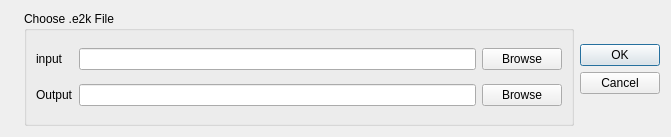
<?xml version="1.0" encoding="UTF-8"?>
<ui version="4.0">
 <class>ExportEtabs</class>
 <widget class="QDialog" name="ExportEtabs">
  <property name="geometry">
   <rect>
    <x>0</x>
    <y>0</y>
    <width>671</width>
    <height>137</height>
   </rect>
  </property>
  <property name="sizePolicy">
   <sizepolicy hsizetype="Fixed" vsizetype="Fixed">
    <horstretch>0</horstretch>
    <verstretch>0</verstretch>
   </sizepolicy>
  </property>
  <property name="font">
   <font>
    <family>Arial</family>
    <pointsize>9</pointsize>
    <weight>50</weight>
    <bold>false</bold>
   </font>
  </property>
  <property name="windowTitle">
   <string>Export to ETABS</string>
  </property>
  <layout class="QHBoxLayout" name="horizontalLayout_2">
   <item>
    <widget class="QLabel" name="label_3">
     <property name="text">
      <string/>
     </property>
    </widget>
   </item>
   <item>
    <widget class="QGroupBox" name="groupBox_2">
     <property name="title">
      <string>Choose .e2k File</string>
     </property>
     <layout class="QHBoxLayout" name="horizontalLayout">
      <item>
       <layout class="QGridLayout" name="gridLayout_4">
        <item row="1" column="2">
         <widget class="QPushButton" name="output_button">
          <property name="text">
           <string>Browse</string>
          </property>
          <property name="iconSize">
           <size>
            <width>256</width>
            <height>256</height>
           </size>
          </property>
         </widget>
        </item>
        <item row="1" column="0">
         <widget class="QLabel" name="label_2">
          <property name="text">
           <string>Output</string>
          </property>
         </widget>
        </item>
        <item row="0" column="2">
         <widget class="QPushButton" name="input_button">
          <property name="text">
           <string>Browse</string>
          </property>
          <property name="iconSize">
           <size>
            <width>256</width>
            <height>256</height>
           </size>
          </property>
         </widget>
        </item>
        <item row="0" column="1">
         <widget class="QLineEdit" name="input_path_line"/>
        </item>
        <item row="1" column="1">
         <widget class="QLineEdit" name="output_path_line"/>
        </item>
        <item row="0" column="0">
         <widget class="QLabel" name="label">
          <property name="text">
           <string>input</string>
          </property>
         </widget>
        </item>
       </layout>
      </item>
     </layout>
    </widget>
   </item>
   <item>
    <widget class="QDialogButtonBox" name="buttonBox">
     <property name="autoFillBackground">
      <bool>false</bool>
     </property>
     <property name="orientation">
      <enum>Qt::Vertical</enum>
     </property>
     <property name="standardButtons">
      <set>QDialogButtonBox::Cancel|QDialogButtonBox::Ok</set>
     </property>
     <property name="centerButtons">
      <bool>true</bool>
     </property>
    </widget>
   </item>
  </layout>
 </widget>
 <tabstops>
  <tabstop>input_button</tabstop>
  <tabstop>output_button</tabstop>
  <tabstop>input_path_line</tabstop>
  <tabstop>output_path_line</tabstop>
 </tabstops>
 <resources/>
 <connections>
  <connection>
   <sender>buttonBox</sender>
   <signal>accepted()</signal>
   <receiver>ExportEtabs</receiver>
   <slot>accept()</slot>
   <hints>
    <hint type="sourcelabel">
     <x>388</x>
     <y>775</y>
    </hint>
    <hint type="destinationlabel">
     <x>286</x>
     <y>811</y>
    </hint>
   </hints>
  </connection>
  <connection>
   <sender>buttonBox</sender>
   <signal>rejected()</signal>
   <receiver>ExportEtabs</receiver>
   <slot>reject()</slot>
   <hints>
    <hint type="sourcelabel">
     <x>485</x>
     <y>772</y>
    </hint>
    <hint type="destinationlabel">
     <x>624</x>
     <y>807</y>
    </hint>
   </hints>
  </connection>
 </connections>
</ui>
